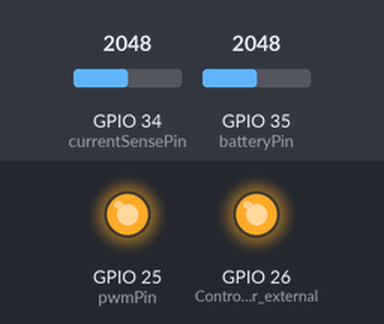
Simulated run of this sketch. Board: ESP32. On the bench: output pins drawn as LEDs (lit = HIGH). Inputs (shaded band) come from the test bench; at power-on: GPIO 34 (currentSensePin) = 2048, GPIO 35 (batteryPin) = 2048. What the sketch prints to the serial monitor is not drawn.

Above: at 0.1 s.
Timing chart, 0 to 1.6 s (numbered marks = the images above):
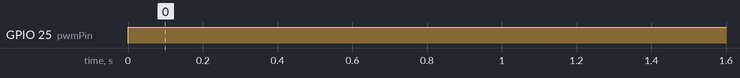

The sketch:

battery_dad.ino
```cpp
// Analog input pin for measuring battery voltage
const int batteryPin = 35;

// PWM output pin for controlling the base of S9014 transistor
const int pwmPin = 25;

// Analog input pin for measuring voltage drop across current-sense resistor
const int currentSensePin = 34;

// Voltage divider ratio: R1 = 10kΩ, R2 = 2.73kΩ
const float voltageDividerRatio = 2.73 / (10.0 + 2.73);

// Maximum voltage of fully charged Li-ion battery
const float maxBatteryVoltage = 3.84;

// Current sense resistor value (in ohms)
const float currentSenseResistor = 0.1;

void setup() {
  Serial.begin(115200);

  pinMode(26, OUTPUT);              // Control pin for external switch (always HIGH)
  pinMode(batteryPin, INPUT);       // Battery voltage input
  pinMode(pwmPin, OUTPUT);          // PWM charging control
  pinMode(currentSensePin, INPUT);  // Current sensing input
}

void loop() {
  analogWrite(26, 4095); // Ensure external switch is always ON

  // Read battery voltage
  int analogValue = analogRead(batteryPin);
  float batteryVoltage = analogValue * 3.23 * voltageDividerRatio / 4095.0;

  // Read charging current via voltage drop across sense resistor
  int currentSenseValue = analogRead(currentSensePin);
  float currentVoltageDrop = currentSenseValue * 3.23 / 4095.0;
  float chargingCurrent = 1000 * currentVoltageDrop / currentSenseResistor; // Convert to mA

  // Display measured values
  Serial.print("Battery Voltage: ");
  Serial.print(batteryVoltage);
  Serial.print(" V, Charging Current: ");
  Serial.print(chargingCurrent);
  Serial.println(" mA");

  // Charging control logic
  if (batteryVoltage >= maxBatteryVoltage) {
    // Stop charging
    analogWrite(pwmPin, 0);
    Serial.println("Battery is fully charged. Stop charging.");
  } else {
    // Continue charging with dynamic PWM adjustment
    int pwmValue = map(batteryVoltage, 0, maxBatteryVoltage, 4095, 0);
    analogWrite(pwmPin, pwmValue);
    Serial.println("Battery is charging...");
  }

  delay(500); // Delay for 0.5 seconds before next measurement
}
```

Measured:
- by itself, GPIO 25 (pwmPin): LOW → HIGH at 0.00 s
